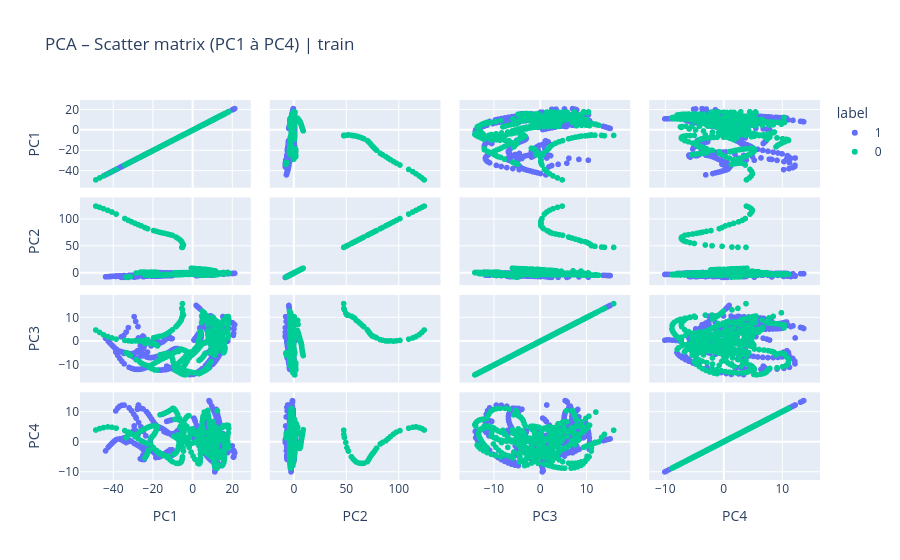
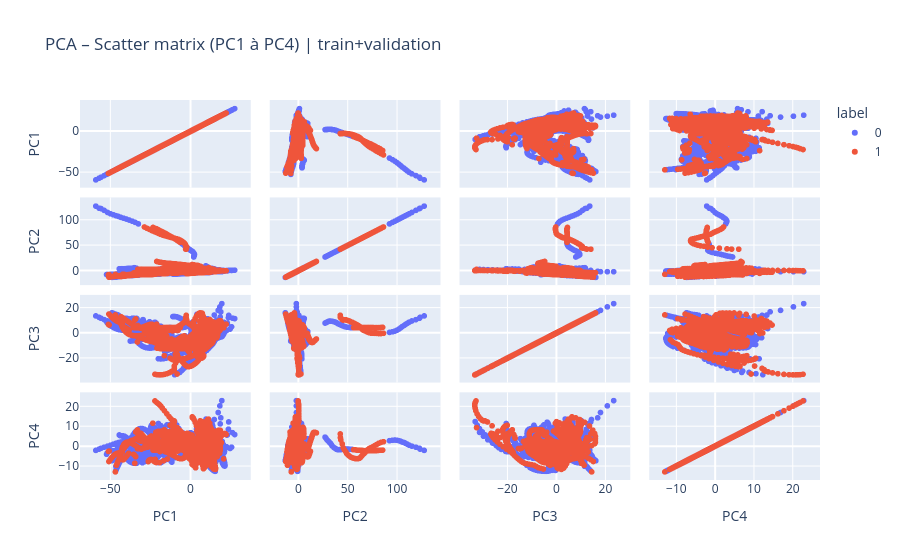

The code cell stored with these charts, in order, in its notebook:
### Code cell
fig = px.scatter_matrix(
    X_plot,
    dimensions=["PC1", "PC2", "PC3", "PC4"],
    color="label",
    title="PCA – Scatter matrix (PC1 à PC4) | train"
)
fig.show()

fig = px.scatter_matrix(
    X_plot_tot,
    dimensions=["PC1", "PC2", "PC3", "PC4"],
    color="label",
    title="PCA – Scatter matrix (PC1 à PC4) | train+validation"
)
fig.show()

### Figure 1 — Plotly figure (JSON) as saved in the notebook; plotly's stock layout.template omitted (floating-point values rounded to 4 significant figures; data arrays with more than 128 entries replaced by an {"elided": "..."} marker saying what was removed)
{"data": [{"dimensions": [{"axis": {"matches": true}, "label": "PC1", "values": {"elided": "382 float values"}}, {"axis": {"matches": true}, "label": "PC2", "values": {"elided": "382 float values"}}, {"axis": {"matches": true}, "label": "PC3", "values": {"elided": "382 float values"}}, {"axis": {"matches": true}, "label": "PC4", "values": {"elided": "382 float values"}}], "hovertemplate": "label=1<br>%{xaxis.title.text}=%{x}<br>%{yaxis.title.text}=%{y}<extra></extra>", "legendgroup": "1", "marker": {"color": "#636efa", "symbol": "circle"}, "name": "1", "showlegend": true, "type": "splom"}, {"dimensions": [{"axis": {"matches": true}, "label": "PC1", "values": {"elided": "500 float values"}}, {"axis": {"matches": true}, "label": "PC2", "values": {"elided": "500 float values"}}, {"axis": {"matches": true}, "label": "PC3", "values": {"elided": "500 float values"}}, {"axis": {"matches": true}, "label": "PC4", "values": {"elided": "500 float values"}}], "hovertemplate": "label=0<br>%{xaxis.title.text}=%{x}<br>%{yaxis.title.text}=%{y}<extra></extra>", "legendgroup": "0", "marker": {"color": "#00cc96", "symbol": "circle"}, "name": "0", "showlegend": true, "type": "splom"}], "layout": {"autosize": true, "dragmode": "select", "legend": {"title": {"text": "label"}, "tracegroupgap": 0}, "title": {"text": "PCA – Scatter matrix (PC1 à PC4) | train"}, "xaxis": {"autorange": true, "range": [-62.44, 35.0], "type": "linear"}, "xaxis2": {"autorange": true, "range": [-33.68, 150.5], "type": "linear"}, "xaxis3": {"autorange": true, "range": [-19.88, 21.88], "type": "linear"}, "xaxis4": {"autorange": true, "range": [-14.66, 18.37], "type": "linear"}, "yaxis": {"autorange": true, "range": [-62.44, 35.0], "type": "linear"}, "yaxis2": {"autorange": true, "range": [-33.68, 150.5], "type": "linear"}, "yaxis3": {"autorange": true, "range": [-19.88, 21.88], "type": "linear"}, "yaxis4": {"autorange": true, "range": [-14.66, 18.37], "type": "linear"}}}

### Figure 2 — Plotly figure (JSON) as saved in the notebook; plotly's stock layout.template omitted (floating-point values rounded to 4 significant figures; data arrays with more than 128 entries replaced by an {"elided": "..."} marker saying what was removed)
{"data": [{"dimensions": [{"axis": {"matches": true}, "label": "PC1", "values": {"elided": "2593 float values"}}, {"axis": {"matches": true}, "label": "PC2", "values": {"elided": "2593 float values"}}, {"axis": {"matches": true}, "label": "PC3", "values": {"elided": "2593 float values"}}, {"axis": {"matches": true}, "label": "PC4", "values": {"elided": "2593 float values"}}], "hovertemplate": "label=0<br>%{xaxis.title.text}=%{x}<br>%{yaxis.title.text}=%{y}<extra></extra>", "legendgroup": "0", "marker": {"color": "#636efa", "symbol": "circle"}, "name": "0", "showlegend": true, "type": "splom"}, {"dimensions": [{"axis": {"matches": true}, "label": "PC1", "values": {"elided": "1839 float values"}}, {"axis": {"matches": true}, "label": "PC2", "values": {"elided": "1839 float values"}}, {"axis": {"matches": true}, "label": "PC3", "values": {"elided": "1839 float values"}}, {"axis": {"matches": true}, "label": "PC4", "values": {"elided": "1839 float values"}}], "hovertemplate": "label=1<br>%{xaxis.title.text}=%{x}<br>%{yaxis.title.text}=%{y}<extra></extra>", "legendgroup": "1", "marker": {"color": "#EF553B", "symbol": "circle"}, "name": "1", "showlegend": true, "type": "splom"}], "layout": {"autosize": true, "dragmode": "select", "legend": {"title": {"text": "label"}, "tracegroupgap": 0}, "title": {"text": "PCA – Scatter matrix (PC1 à PC4) | train+validation"}, "xaxis": {"autorange": true, "range": [-75.96, 44.6], "type": "linear"}, "xaxis2": {"autorange": true, "range": [-40.45, 155.5], "type": "linear"}, "xaxis3": {"autorange": true, "range": [-44.19, 34.74], "type": "linear"}, "xaxis4": {"autorange": true, "range": [-19.9, 29.93], "type": "linear"}, "yaxis": {"autorange": true, "range": [-75.96, 44.6], "type": "linear"}, "yaxis2": {"autorange": true, "range": [-40.45, 155.5], "type": "linear"}, "yaxis3": {"autorange": true, "range": [-44.19, 34.74], "type": "linear"}, "yaxis4": {"autorange": true, "range": [-19.9, 29.93], "type": "linear"}}}
